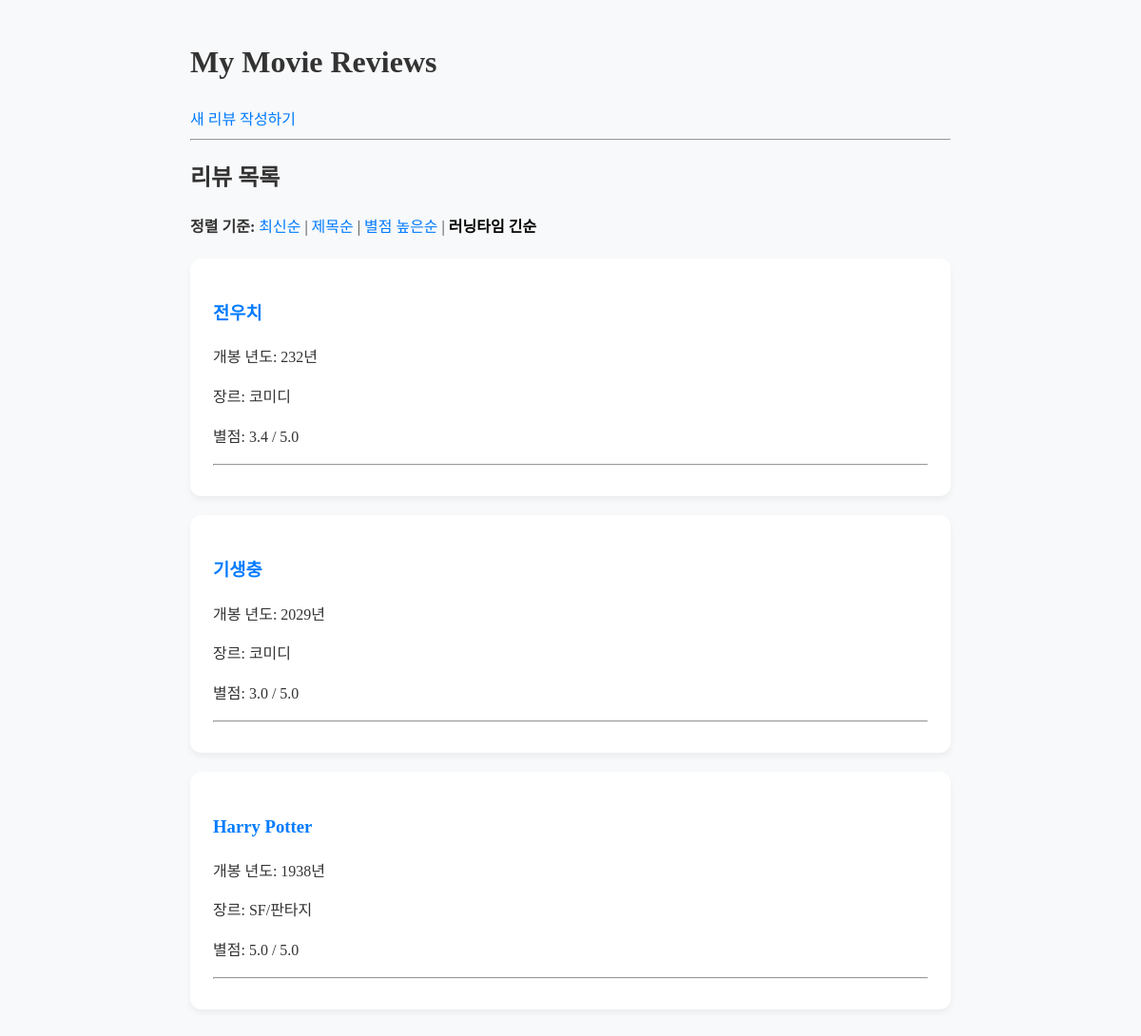
Screenshot of /?sort=time with the database file from the repository.
### reviews/models.py (models this page shows, shortened)
class MovieReview(models.Model):
    title = models.CharField(max_length=100)
    opening_year = models.IntegerField()
    director = models.CharField(max_length=50)
    actor = models.CharField(max_length=100)
    GENRE_CHOICES = [
        ('action', '액션'),
        ('romance', '로맨스/멜로'),
        ('comedy', '코미디'),
        ('thriller', '스릴러/공포'),
        ('sf', 'SF/판타지'),
        ('drama', '드라마'),
        ('animation', '애니메이션'),
    ]
    genre = models.CharField(max_length=50, choices=GENRE_CHOICES, default='action')
    star_rating = models.FloatField()
    running_time = models.IntegerField()
    content = models.TextField()
    created_at = models.DateTimeField(auto_now_add=True)
    updated_at = models.DateTimeField(auto_now=True)

### reviews/views.py (the view)
# urls.py: path('', views.review_list, name='review_list'),
def review_list(request):
    sort_by = request.GET.get('sort', 'created_at')
    if sort_by == 'title': #제목 오름차순
        reviews = MovieReview.objects.all().order_by('title')
    elif sort_by == 'star': #별점 내림차순
        reviews = MovieReview.objects.all().order_by('-star_rating')
    elif sort_by == 'time': #시간 내림차순
        reviews = MovieReview.objects.all().order_by('-running_time')
    else: #작성일 최신순
        reviews = MovieReview.objects.all().order_by('-created_at')
    return render(request, 'review_list.html', {'reviews': reviews, 'current_sort': sort_by})

### reviews/templates/review_list.html (shortened to what this page needs)
{% load static %}
<!DOCTYPE html>
<html lang="ko">
<head>
    <link rel="stylesheet" href="{% static 'style.css' %}">
</head>
<body>
    <h1>My Movie Reviews</h1>
    <a href="{% url 'review_create' %}">새 리뷰 작성하기</a>
    <hr>
    <h2>리뷰 목록</h2>
    <div class="sorting-links" style="margin-bottom: 20px;">
        <strong>정렬 기준:</strong>
        <a href="?sort=created_at" {% if current_sort == 'created_at' %}style="font-weight: bold; color: black;"{% endif %}>최신순</a> |
        <a href="?sort=title" {% if current_sort == 'title' %}style="font-weight: bold; color: black;"{% endif %}>제목순</a> |
        <a href="?sort=star" {% if current_sort == 'star' %}style="font-weight: bold; color: black;"{% endif %}>별점 높은순</a> |
        <a href="?sort=time" {% if current_sort == 'time' %}style="font-weight: bold; color: black;"{% endif %}>러닝타임 긴순</a>
    </div>
    {% if reviews %}
        <ul>
            {% for review in reviews %}
                <li>
                    <h3>
                        <a href="{% url 'review_detail' review.pk %}">{{ review.title }}</a>
                    </h3>
                    <p>개봉 년도: {{ review.opening_year }}년</p>
                    <p>장르: {{ review.get_genre_display }}</p>
                    <p>별점: {{ review.star_rating }} / 5.0</p>
                    <hr>
                </li>
            {% endfor %}
        </ul>
    {% else %}
        <p>아직 작성된 영화 리뷰가 없습니다. 첫 리뷰를 작성해 보세요!</p>
    {% endif %}
</body>
</html>

### reviews/static/style.css (style rules this page uses)
body { line-height: 1.6; color: #333; max-width: 800px; margin: 40px auto; padding: 0 20px; background-color: #f8f9fa; }
a { color: #007bff; text-decoration: none; transition: color 0.2s ease; }
ul { list-style: none; padding: 0; }
li { background: white; padding: 24px; border-radius: 12px; margin-bottom: 20px; box-shadow: 0 4px 6px rgba(0,0,0,0.05); }

### rows the page displays
MovieReview: title "전우치", opening_year "232", genre "코미디", star_rating "3.4"
MovieReview: title "기생충", opening_year "2029", genre "코미디", star_rating "3.0"
MovieReview: title "Harry Potter", opening_year "1938", genre "SF/판타지", star_rating "5.0"
